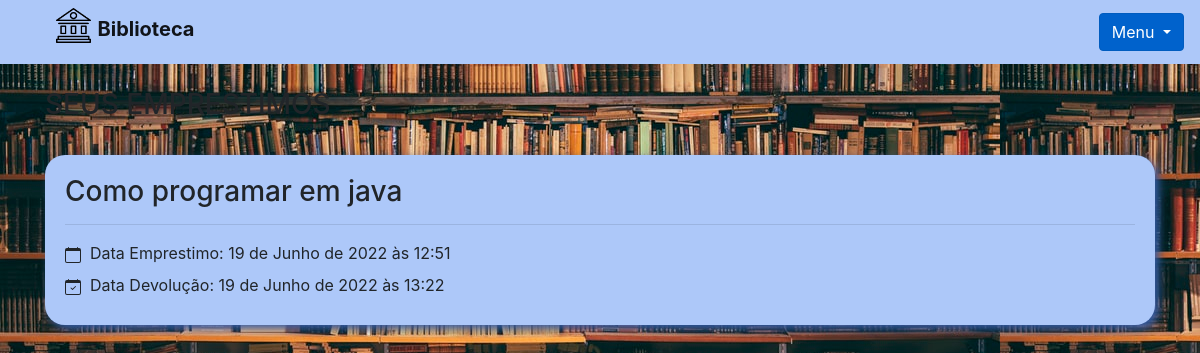
Screenshot of /livro/seus_emprestimos (signed in) with the database file from the repository.
### livro/models.py (models this page shows, shortened)
class Emprestimos(models.Model):
    choices = (
        ('P','Péssimo'),
        ('R','Ruim'),
        ('B','Bom'),
        ('O','Otimo')
    )
    nome_emprestado = models.ForeignKey(Usuario, on_delete=models.DO_NOTHING, blank=True, null=True)
    nome_emprestado_anonimo = models.CharField(max_length=30, blank=True, null=True)
    data_emprestimo = models.DateTimeField(default=datetime.datetime.now())
    data_devolucao = models.DateTimeField(blank=True, null=True)
    livro = models.ForeignKey(Livros, on_delete=models.SET_NULL, null=True)
    avaliacao = models.CharField(max_length=1, choices=choices, null=True)

class Livros(models.Model):
    img = models.ImageField(upload_to='capa_livro', null=True, blank=True, default='capa_livro/img.jpg')
    nome = models.CharField(max_length=100)
    autor = models.CharField(max_length=30)
    co_autor = models.CharField(max_length=30, blank=True)
    data_cadastro = models.DateField(default = date.today)
    emprestado = models.BooleanField(default=False)
    categoria = models.ForeignKey(Categoria, on_delete=models.DO_NOTHING)
    usuario = models.ForeignKey(Usuario, on_delete=models.DO_NOTHING)
    class Meta:
        verbose_name = 'livro'
    def __str__(self):
        return self.nome

### livro/views.py (the view)
# urls.py: path('seus_emprestimos', views.seus_emprestimos, name ='seus_emprestimos'),
def seus_emprestimos(request):
    usuario = Usuario.objects.get(id=request.session['usuario'])
    emprestimos = Emprestimos.objects.filter(nome_emprestado = usuario)
    form = CadastroLivro()
    form.fields['usuario'].initial = request.session['usuario']
    form.fields['categoria'].queryset = Categoria.objects.filter(usuario=usuario)
    form_categoria = CategoriaLivro()
    usuarios = Usuario.objects.all()
    livros = Livros.objects.filter(usuario_id=request.session.get('usuario'))
    livros_emprestar = Livros.objects.filter(usuario=usuario).filter(emprestado=False)
    livros_emprestados = Livros.objects.filter(usuario=usuario).filter(emprestado = True)
    return render(request, 'seus_emprestimos.html', {'usuario_logado': request.session['usuario'],
                                                    'emprestimos': emprestimos,
                                                    'form': form,
                                                    'form_categoria':form_categoria,
                                                    'usuarios':usuarios,
                                                    'livros_emprestar':livros_emprestar,
                                                    'livros_emprestados':livros_emprestados})

### livro/templates/seus_emprestimos.html (shortened to what this page needs)
{% extends 'base.html'%}
{% block 'head' %}
<body background="/media/capa_livro/back.jpg">
    {% endblock %}
    {% block 'conteudo' %}
    <div class="container">
        <br>
        <h3>SEUS EMPRESTIMOS</h3>
        {% for emprestimo in emprestimos %}
        <div class="cartao">
            <div class="titulo">
                <h3>{{emprestimo.livro}}</h3>
            </div>
            <hr>
            <div class="body">
                <label><svg xmlns="http://www.w3.org/2000/svg" width="16" height="16" fill="currentColor"
                        class="bi bi-calendar" viewBox="0 0 16 16">
                        <path
                            d="M3.5 0a.5.5 0 0 1 .5.5V1h8V.5a.5.5 0 0 1 1 0V1h1a2 2 0 0 1 2 2v11a2 2 0 0 1-2 2H2a2 2 0 0 1-2-2V3a2 2 0 0 1 2-2h1V.5a.5.5 0 0 1 .5-.5zM1 4v10a1 1 0 0 0 1 1h12a1 1 0 0 0 1-1V4H1z" />
                    </svg>&nbsp Data Emprestimo:</label>
                {{emprestimo.data_emprestimo}}
                <br>
                <label>&nbsp Data Devolução:</label>
                {% if emprestimo.data_devolucao %}
                {{emprestimo.data_devolucao}}
                {% else %}
                Ainda não devolvido
                {% endif %}
            </div>
        </div>
        {% endfor %}
    </div>
</body>
{% endblock %}

### livro/templates/seus_emprestimos.html (style rules this page uses)
.cartao { background-color: #ADC8F9; padding: 20px; margin-top: 3%; border-radius: 20px; box-shadow: 4px 4px 8px #355DA6; }

### rows the page displays
Emprestimos: livro "Como programar em java", data_emprestimo "19 de Junho de 2022 às 12:51", data_devolucao "19 de Junho de 2022 às 13:22"
